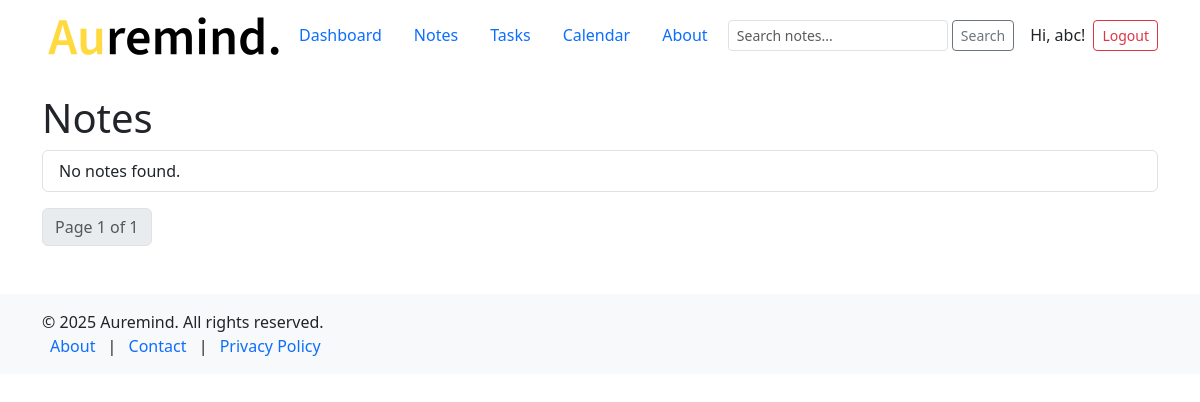
/notes/ (signed in), run on an earlier commit of the app's database.
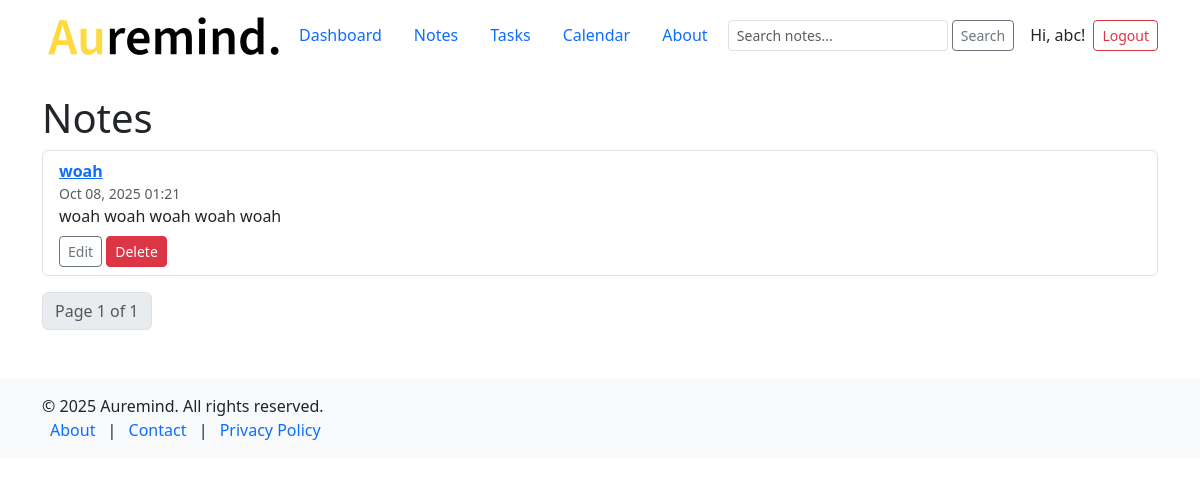
And on a later commit of the database.
### notes/models.py (models this page shows, shortened)
class Note(models.Model):
    user = models.ForeignKey(User, on_delete=models.CASCADE)
    title = models.CharField(max_length=200)
    content = models.TextField()
    due_date = models.DateField(null=True, blank=True)
    attachment = models.FileField(upload_to='attachments/', null=True, blank=True)
    created_at = models.DateTimeField(auto_now_add=True)

### notes/views.py (the view)
# urls.py: path('notes/', views.note, name='note'),
@login_required
def note(request):
    q = request.GET.get('q', '')
    notes = Note.objects.filter(user=request.user)
    if q:
        notes = notes.filter(Q(title__icontains=q) | Q(content__icontains=q))
    paginator = Paginator(notes.order_by('-created_at'), 10)
    page_number = request.GET.get('page')
    page_obj = paginator.get_page(page_number)
    context = {
        'page_obj': page_obj,
        'q': q,
        'year': datetime.now().year,
    }
    return render(request, 'notes/note.html', context)

### notes/templates/notes/note.html (shortened to what this page needs)
{% extends 'notes/base.html' %}
{% block content %}
<h1>Notes</h1>
<ul class="list-group">
  {% for note in page_obj %}
    <li class="list-group-item">
      <a href="{% url 'notes:detail' pk=note.pk %}"><strong>{{ note.title }}</strong></a>
      <div class="small text-muted">{{ note.created_at|date:"M d, Y H:i" }}</div>
      <div>{{ note.content|truncatewords:25 }}</div>
      <div class="mt-2">
        <a class="btn btn-sm btn-outline-secondary" href="{% url 'notes:edit' pk=note.pk %}">Edit</a>
        <a class="btn btn-sm btn-danger" href="{% url 'notes:delete' pk=note.pk %}">Delete</a>
      </div>
    </li>
  {% empty %}
    <li class="list-group-item">No notes found.</li>
  {% endfor %}
</ul>
<nav class="mt-3">
  <ul class="pagination">
    <li class="page-item disabled"><span class="page-link">Page {{ page_obj.number }} of {{ page_obj.paginator.num_pages }}</span></li>
  </ul>
</nav>
{% endblock %}

What changed in the data, as far as the page shows it:
added Note: title "woah", created_at "Oct 08, 2025 01:21", content "woah woah woah woah woah"
Also different on the page:
text no longer shown: "No notes found."
